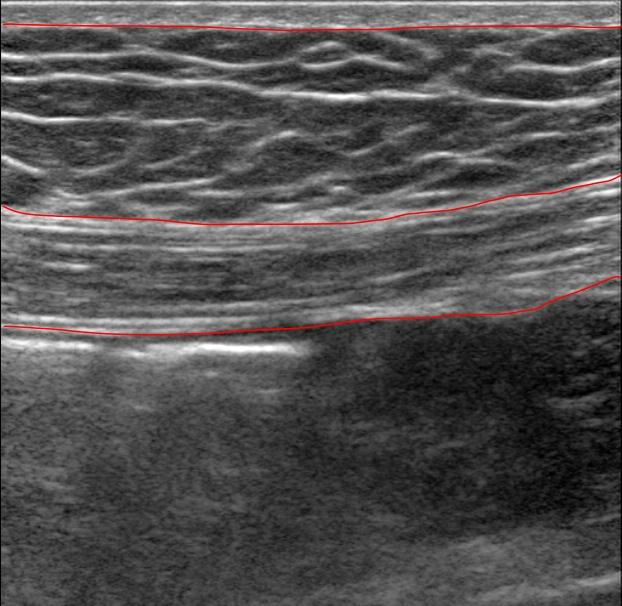
#> input picture code/ultrasound_image/img/1.png, 622 x 606 px, found by its file name
$ python erosion_dilation.py
#> lines starting #> are read from the running program, lines starting #| are printed output that depends on the picture
# ex2tron's blog:
# http://ex2tron.wang

import cv2
import numpy as np

# 1.腐蚀与膨胀
path = r'C:\Users\Tong\Desktop\edgs\1.png'

img = cv2.imread(path, 0)
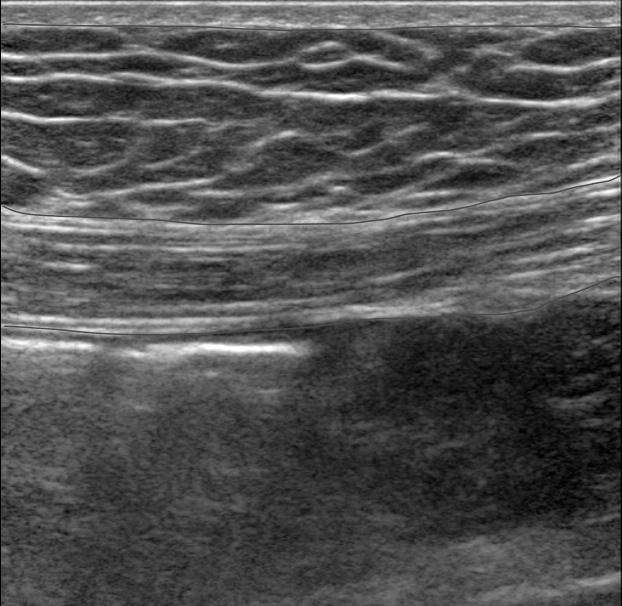
#> img: shape (606, 622); min 0, max 255, mean 80.5
# kernel = np.ones((5, 5), np.uint8)
kernel = cv2.getStructuringElement(cv2.MORPH_ELLIPSE, (5, 5))
dilation = cv2.dilate(img, kernel)  # 膨胀
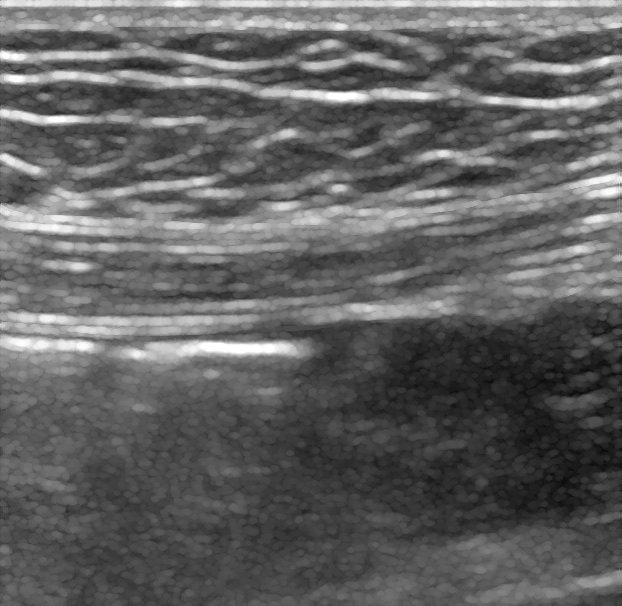
#> dilation: shape (606, 622); min 8, max 255, mean 97.5
erosion = cv2.erode(dilation, kernel)  # 腐蚀
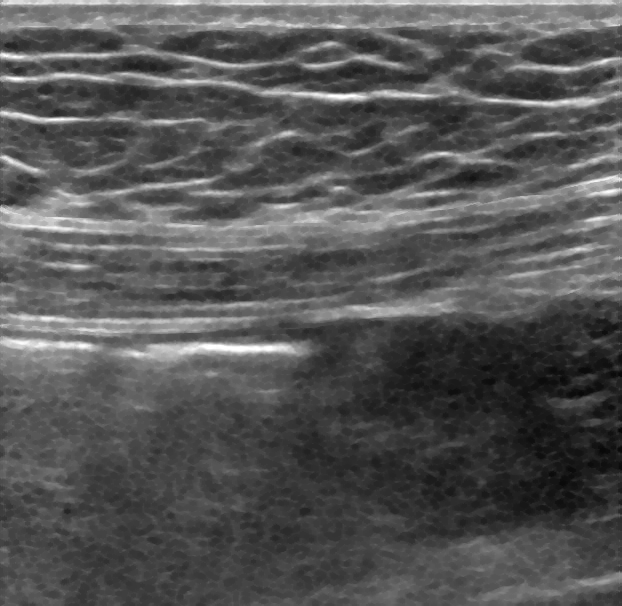
#> erosion: shape (606, 622); min 8, max 255, mean 85.4


cv2.imshow('erosion/dilation', erosion)
cv2.waitKey(0)


#
#
# # 2.定义结构元素
# kernel = cv2.getStructuringElement(cv2.MORPH_RECT, (5, 5))  # 矩形结构
# print(kernel)
#
# kernel = cv2.getStructuringElement(cv2.MORPH_ELLIPSE, (5, 5))  # 椭圆结构
# print(kernel)
#
# kernel = cv2.getStructuringElement(cv2.MORPH_CROSS, (5, 5))  # 十字形结构
# print(kernel)
#
# # 3.开运算与闭运算
# kernel = cv2.getStructuringElement(cv2.MORPH_ELLIPSE, (5, 5))  # 定义结构元素

# 开运算
# img = cv2.imread(path, 0)
# opening = cv2.morphologyEx(img, cv2.MORPH_OPEN, kernel)
#
# cv2.imshow('opening', opening)
# cv2.waitKey(0)

# 闭运算
# img = cv2.imread(path, 0)
# closing = cv2.morphologyEx(img, cv2.MORPH_CLOSE, kernel)
#
# cv2.imshow('closing', closing)
# cv2.waitKey(0)

#
# # 4.形态学梯度
# img = cv2.imread(path, 0)
# gradient = cv2.morphologyEx(img, cv2.MORPH_GRADIENT, kernel)
#
# cv2.imshow('morphological gradient', gradient)
# cv2.waitKey(0)
#
#
# # 5.顶帽
# tophat = cv2.morphologyEx(img, cv2.MORPH_TOPHAT, kernel)
# cv2.imshow('top hat', tophat)
# cv2.waitKey(0)
#
#
# # 6.黑帽
# blackhat = cv2.morphologyEx(img, cv2.MORPH_BLACKHAT, kernel)
# cv2.imshow('black hat', blackhat)
# cv2.waitKey(0)

$ run again, with code/ultrasound_image/img/10.png copied over code/ultrasound_image/img/1.png
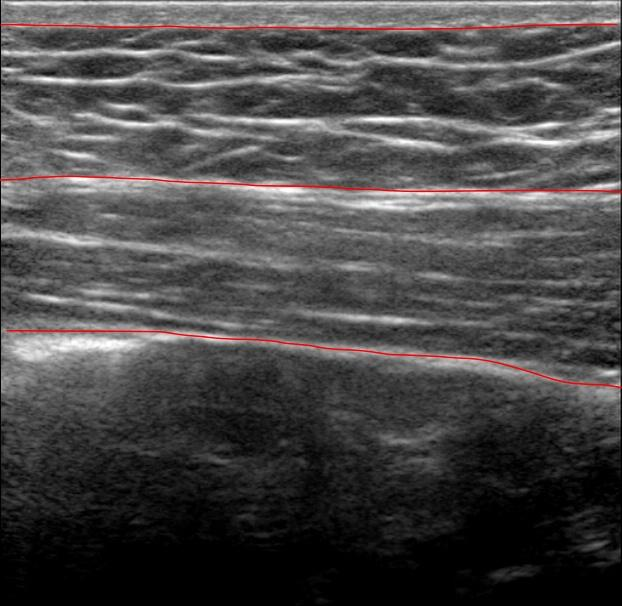
#> input picture code/ultrasound_image/img/10.png, 622 x 606 px, found by its file name
#> `dilation = cv2.dilate(img, kernel)`:
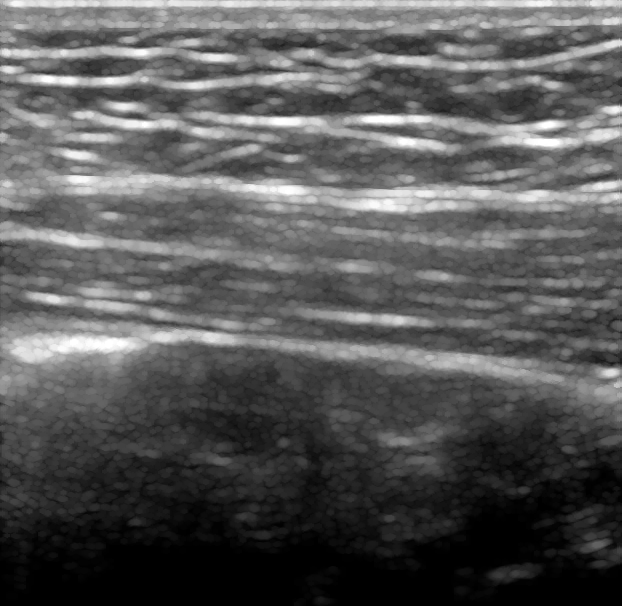
#> dilation: shape (606, 622); min 0, max 255, mean 87.9
#> `erosion = cv2.erode(dilation, kernel)`:
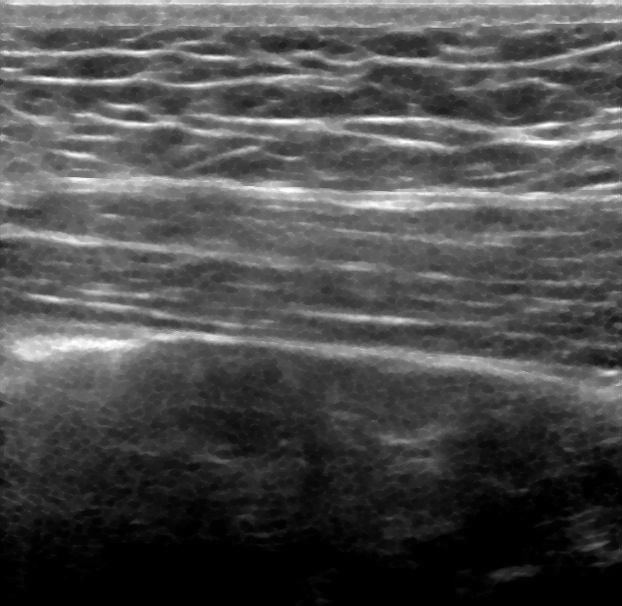
#> erosion: shape (606, 622); min 0, max 255, mean 76.7

$ run again, with code/ultrasound_image/img/102.png copied over code/ultrasound_image/img/1.png
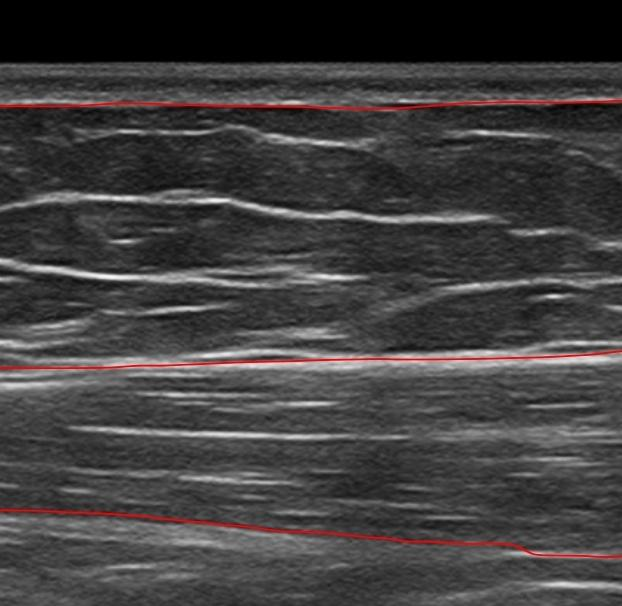
#> input picture code/ultrasound_image/img/102.png, 622 x 606 px, found by its file name
#> `img = cv2.imread(path, 0)`:
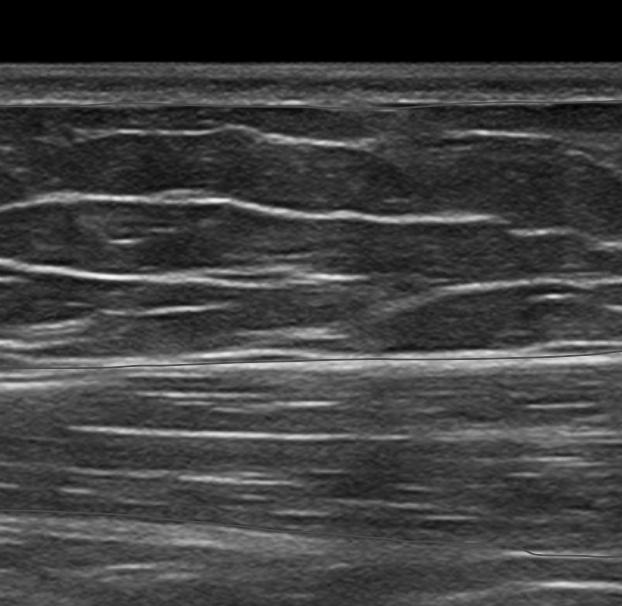
#> img: shape (606, 622); min 0, max 248, mean 63.5
#> `dilation = cv2.dilate(img, kernel)`:
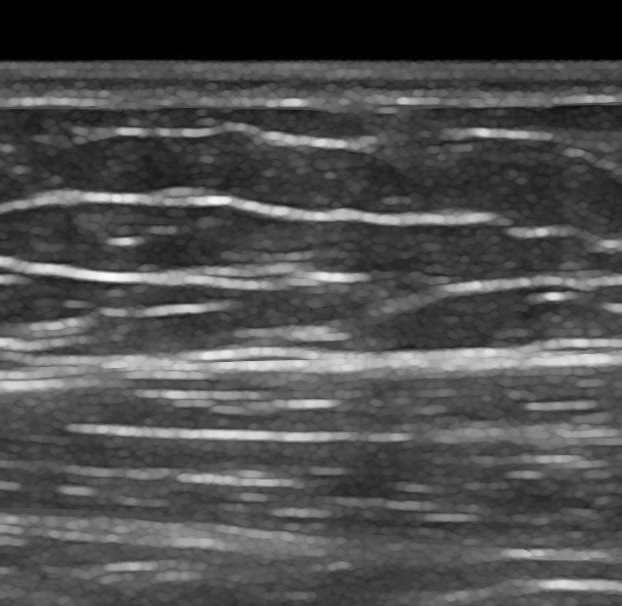
#> dilation: shape (606, 622); min 0, max 248, mean 77.3

$ run again, with code/ultrasound_image/img/11.png copied over code/ultrasound_image/img/1.png
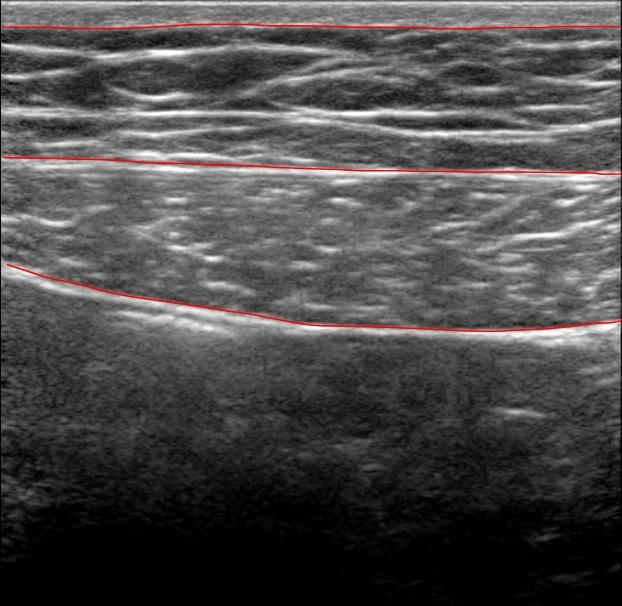
#> input picture code/ultrasound_image/img/11.png, 622 x 606 px, found by its file name
#> `dilation = cv2.dilate(img, kernel)`:
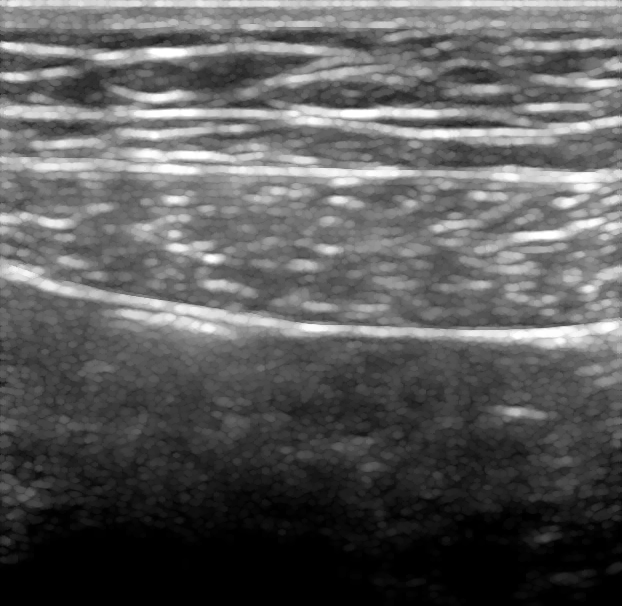
#> dilation: shape (606, 622); min 0, max 255, mean 91.5
#> `erosion = cv2.erode(dilation, kernel)`:
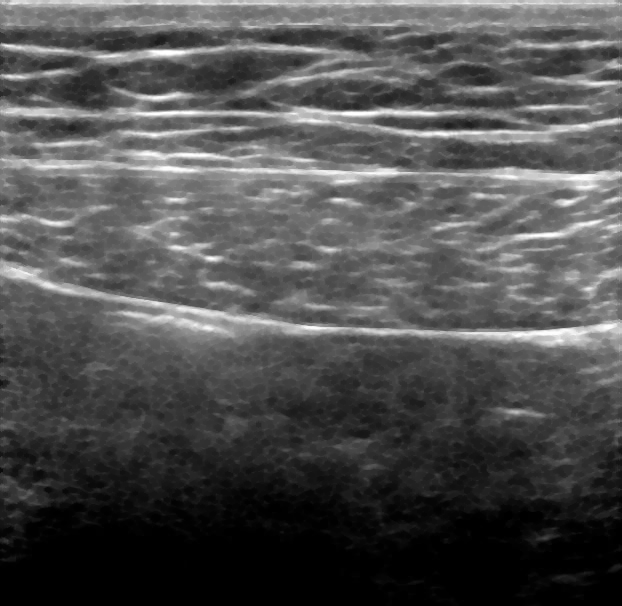
#> erosion: shape (606, 622); min 0, max 255, mean 79.7
